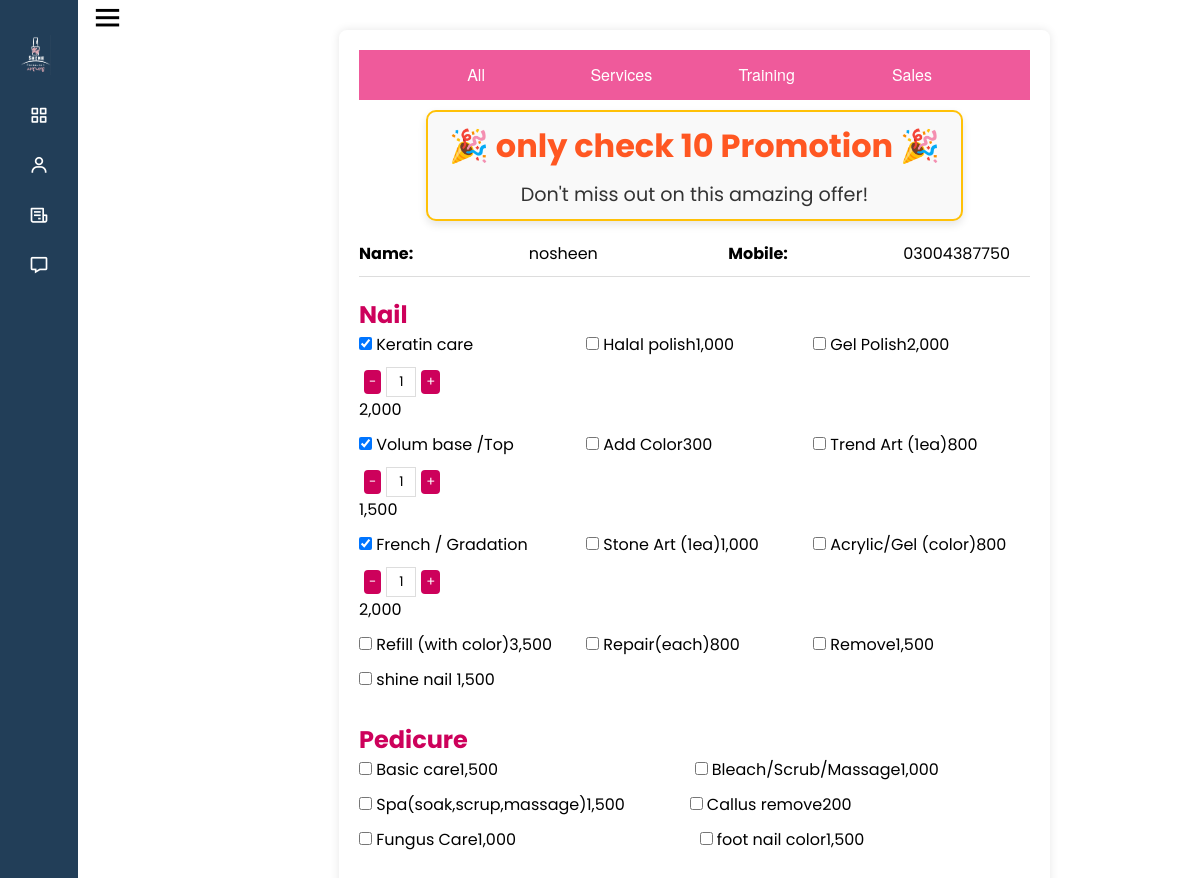
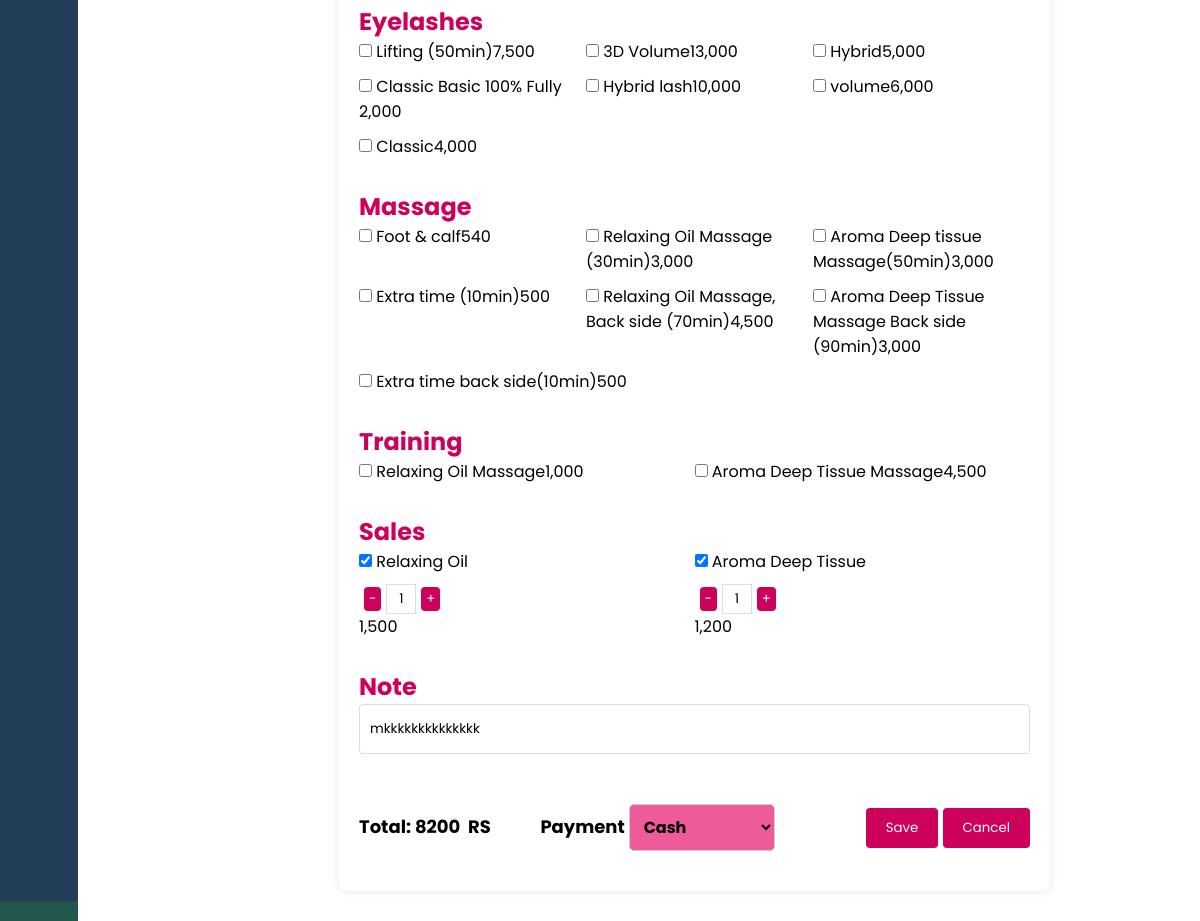
Page /order_modify.php?o_no=107&totalAmount=8200 on the committed database (2 pictures, top to bottom).
### tables this page shows
CREATE TABLE IF NOT EXISTS `promotion` (
  `p_no` int(11) NOT NULL AUTO_INCREMENT,
  `p_name` varchar(30) NOT NULL,
  `p_s_date` date NOT NULL,
  `p_e_date` date NOT NULL,
  `p_s_items` int(11) DEFAULT NULL,
  `p_rate_price` varchar(5) NOT NULL,
  `status` int(11) DEFAULT NULL,
  PRIMARY KEY (`p_no`)
);

CREATE TABLE IF NOT EXISTS `customer` (
  `c_no` int(11) NOT NULL AUTO_INCREMENT,
  `c_name` varchar(30) NOT NULL,
  `c_mobile` varchar(11) NOT NULL,
  `c_birthday` date NOT NULL,
  `c_note` text NOT NULL,
  `c_cat` varchar(15) NOT NULL,
  `c_reg_date` date DEFAULT NULL,
  `c_is_del` varchar(15) DEFAULT NULL,
  `c_del_by` varchar(255) DEFAULT NULL,
  `c_del_time` timestamp NULL DEFAULT NULL,
  PRIMARY KEY (`c_no`)
);

CREATE TABLE IF NOT EXISTS `service_item` (
  `si_no` int(11) NOT NULL AUTO_INCREMENT,
  `si_cat` varchar(255) DEFAULT NULL,
  `si_service_name` varchar(50) NOT NULL,
  `si_price` int(11) NOT NULL,
  `si_promotion_price` int(11) DEFAULT NULL,
  `si_image1` varchar(255) DEFAULT NULL,
  `si_image2` varchar(255) DEFAULT NULL,
  `si_image3` varchar(255) DEFAULT NULL,
  `si_ext1` varchar(255) DEFAULT NULL,
  `si_ext2` varchar(255) DEFAULT NULL,
  `si_ext3` varchar(255) DEFAULT NULL,
  `si_description` text NOT NULL,
  `si_show` tinyint(1) DEFAULT '0',
  PRIMARY KEY (`si_no`)
);

CREATE TABLE IF NOT EXISTS `orderservice` (
  `s_no` int(11) NOT NULL AUTO_INCREMENT,
  `s_o_no` int(11) NOT NULL,
  `s_order_no` int(11) NOT NULL,
  `s_cat` varchar(1) DEFAULT NULL,
  `s_si_no` int(11) DEFAULT NULL,
  `s_qty` int(11) DEFAULT NULL,
  `s_price` int(11) DEFAULT NULL,
  PRIMARY KEY (`s_no`)
);

CREATE TABLE IF NOT EXISTS `order` (
  `o_no` int(11) NOT NULL AUTO_INCREMENT,
  `o_c_no` int(11) NOT NULL,
  `o_date` date NOT NULL,
  `o_memo` text NOT NULL,
  `o_amount` decimal(10,0) DEFAULT NULL,
  `o_service_count` int(11) DEFAULT NULL,
  `o_pymt_method` varchar(15) DEFAULT NULL,
  `o_pro_no` int(11) DEFAULT NULL,
  PRIMARY KEY (`o_no`)
);

CREATE TABLE IF NOT EXISTS `currency` (
  `ss_no` int(11) NOT NULL AUTO_INCREMENT,
  `ss_currency` varchar(3) NOT NULL,
  PRIMARY KEY (`ss_no`)
);

### order_modify.php (the view, shortened to what this page needs)
<?php
include 'common.php';
$totalAmount = 0;
$o_no = $_GET['o_no'] ?? '';
$sql = "SELECT c.c_name, c.c_mobile, o.o_date, o.o_amount, o.o_memo, o_pro_no, o_pymt_method FROM `customer` c
        JOIN `order` o ON c.c_no = o.o_c_no
        WHERE o.o_no = ?";
$stmt = $conn->prepare($sql);
$stmt->bind_param("s", $o_no);
$stmt->execute();
$result = $stmt->get_result();
$customer = $result->fetch_assoc();
$pro_no = $customer['o_pro_no'];
$name = $customer['c_name'];
$mobile = $customer['c_mobile'];
$memo = $customer['o_memo'];
$method = $customer['o_pymt_method'];
$sql = "SELECT os.s_cat, os.s_si_no, os.s_price, os.s_qty, si.si_no, si.si_service_name, si.si_cat
        FROM `orderservice` os
        JOIN `service_item` si ON os.s_si_no = si.si_no
        WHERE os.s_o_no = ?";
$stmt = $conn->prepare($sql);
$stmt->bind_param("i", $o_no);
$stmt->execute();
$result = $stmt->get_result();
$selectedServices = [];
if ($result->num_rows > 0) {
    while ($row = $result->fetch_assoc()) {
        $selectedServices[$row['si_no']] = $row;
        $totalAmount += $row['s_price'] * $row['s_qty'];
    }
}
$sql1 = "SELECT p_no, p_name, p_rate_price FROM promotion WHERE p_no = '".$pro_no."'";
$result1 = $conn->query($sql1);
if (!$result1) {
    echo "Error in query: " . $conn->error;
    $promotionRow = null;
} else {
    $promotionRow = $result1->fetch_assoc() ?: null;
}
$sql2 = "SELECT si_no, si.si_cat, si.si_service_name, si.si_price, si.si_promotion_price, si.si_image1,
                si.si_image2, si.si_image3, si.si_description
                FROM service_item AS si
                LEFT JOIN pro_service ps ON ps.pro_si_no = si.si_no AND ps.pro_p_no = " . ($promotionRow['p_no'] ?? 0);
$result2 = $conn->query($sql2);
if (!$result2) {
    echo "Error in query: " . $conn->error;
    $services = [];
} else {
    $services = $result2->fetch_all(MYSQLI_ASSOC);
}
$sql = "SELECT ss_currency FROM currency WHERE ss_no = 1";
$result = mysqli_query($conn, $sql);
$currency = 'RS';
if ($row = mysqli_fetch_assoc($result)) {
    $currency = $row['ss_currency'];
}
?>
<!DOCTYPE html>
<html lang="en">
<head>
    <link rel="stylesheet" type="text/css" href="./css/order_add.css">
</head>
<body>
<?php include "side_bar.php"; ?><br>
<div class="container">
    <ul class="menu" id="menu">
        <li class="menuli"><a href="#" onclick="showSection('all')">All</a></li>
        <li class="menuli"><a href="#" onclick="showSection('services')">Services</a></li>
        <li class="menuli"><a href="#" onclick="showSection('training')">Training</a></li>
        <li class="menuli"><a href="#" onclick="showSection('sales')">Sales</a></li>
    </ul>
    <?php if($promotionRow && !empty($promotionRow['p_name'])) { ?>
    <div class="promotion">
        <h2>🎉 <?php echo htmlspecialchars($promotionRow['p_name']); ?> <?php echo htmlspecialchars($promotionRow['p_rate_price']); ?> Promotion 🎉</h2>
        <p>Don't miss out on this amazing offer!</p>
    </div>
    <?php } ?>
    <div class="header">
        <div class="contact-info">
            <span class="label">Name:</span> <span class="info"><?php echo htmlspecialchars($name); ?></span>
            <span class="label">Mobile:</span> <span class="info"><?php echo htmlspecialchars($mobile); ?></span>
        </div>
    </div>
    <?php
    $categories = [
        'N' => 'Nail',
        'P' => 'Pedicure',
        'E' => 'Eyelashes',
        'M' => 'Massage',
        'T' => 'Training',
        'S' => 'Sales'
    ];
    foreach ($categories as $cat => $cat_name) {
        echo "<div class='topic-container' id='{$cat}-section'>";
        echo "<h2>$cat_name</h2>";
        echo "<div class='nail-services'>";
        foreach ($services as $service) {
            if ($service['si_cat'] == $cat) {
                $service_id = htmlspecialchars($service['si_no']);
                $service_name = htmlspecialchars($service['si_service_name']);
                $price_origin = htmlspecialchars($service['si_price']);
                $price = $service['si_promotion_price'] && $service['si_promotion_price'] != $service['si_price']
                    ? htmlspecialchars($service['si_promotion_price'])
                    : $price_origin;
                $images = implode(',', array_filter([$service['si_image1'], $service['si_image2'], $service['si_image3']]));
                $description = htmlspecialchars($service['si_description']);
                $checked = isset($selectedServices[$service_id]) ? 'checked' : '';
                $quantity = isset($selectedServices[$service_id]) ? $selectedServices[$service_id]['s_qty'] : 1;
                echo "<div class='service' data-category='$cat' data-price='$price' data-images='$images' data-description='$description'>";
                echo "<input type='checkbox' class='service-checkbox' name='services[]' value='$service_id' $checked> $service_name";
                echo "<div class='quantity-control' style='display: " . ($checked ? 'flex' : 'none') . ";'>";
                echo "<button class='decrement'>-</button>";
                echo "<input type='text' value='$quantity' class='quantity' name='quantities[$service_name]'>";
                echo "<button class='increment'>+</button>";
                echo "</div>";
                echo "<span>" . number_format($price) . "</span>";
                echo "</div>";
            }
        }
        echo "</div>";
        echo "</div>";
    }
    ?>
    <div class="section">
        <h2>Note</h2>
        <input type="text" placeholder="Type here..." id="note" name="note" value="<?php echo htmlspecialchars($memo); ?>" style="padding: 10px; border: 1px solid #ddd; border-radius: 4px; width:100%; height:50px;">
    </div>
    <br><br>
    <form method="post" action="update_order.php">
        <div class="footer">
            <div class="total">
                Total: <span id="total-amount" ><?php echo htmlspecialchars($totalAmount); ?></span>  &nbsp;<?= htmlspecialchars($currency) ?>
                <span>Payment</span>
                <select id="payment-method" name="payment-method">
                <option value="cash" <?php echo $method == 'cash' ? 'selected' : ''; ?>>Cash</option>
            </select>
            </div>
            <div class="buttons">
                <button type="submit" class="submit">Save</button>
                <button type="button" class="cancel" onclick="window.location.href='./order_main.php'">Cancel</button>
            </div>
        </div>
    </form>
</body>
</html>

### css/order_add.css (style rules this page uses)
.container { width: 1024px; margin: 30px; margin-left:280px; background-color: #fff; padding: 20px; box-shadow: 0 0 10px rgba(0, 0, 0, 0.1); border-radius: 8px; }
h1, h2 { color: #cd015b; }
.header, .footer { margin-bottom: 20px; }
.header .contact-info { display: flex; justify-content: space-between; padding: 10px 0; border-bottom: 1px solid #ddd; }
.header .contact-info .label { font-weight: bold; margin-right: 5px; }
.header .contact-info .info { margin-right: 20px; }
ul.menu { list-style-type: none; margin: 0; padding: 0; text-align: center; background-color: #cd015b; overflow: hidden; }
ul.menu li { display: inline-block; margin-right: 1px; }
.topic-container { margin-bottom: 20px; }
.nail-services { display: flex; flex-wrap: wrap; }
.nail-services .service { flex: 1 0 30%; margin-right: 10px; margin-bottom: 10px; cursor: pointer; }
.nail-services .service:nth-child(3n) { margin-right: 0; }
.quantity-control { display: none; align-items: center; margin-top: 10px; }
.quantity-control button { background-color: #cd015b;; color: #fff; border: none; padding: 2px 5px; cursor: pointer; border-radius: 4px; margin: 0 5px; float: left; }
.quantity-control input { width: 30px; text-align: center; border: 1px solid #ddd; padding: 4px; }
.footer { display: flex; justify-content: space-between; align-items: center; }
.footer .total { font-size: 18px; font-weight: bold; }
.footer .buttons button { background-color: #cd015b; color: #fff; border: none; padding: 10px 20px; cursor: pointer; border-radius: 4px; }
.footer .buttons button.cancel { background-color: #cd015b; }
ul.menu { list-style-type: none; margin: 0; padding: 0; text-align: center; background-color: #ef5a9b; overflow: hidden; }
ul.menu li a { display: block; min-width: 140px; height: 50px; text-align: center; line-height: 50px; font-family: "Helvetica Neue", Helvetica, Arial, sans-serif; color: #fff; background: #ef5a9b; text-decoration: none; transition: background 0.3s; }
@media (min-width: 1025px) { .container { width: 1024px; } }
@media (min-width: 1025px) { ul.menu li a { min-width: 140px; } }
@media (min-width: 1025px) { .nail-services .service { flex: 1 0 30%; } }
@media (min-width: 1025px) { .footer .buttons { gap: 10px; } }
select { max-width: 300px; margin: 0 auto; padding: 10px; border: 1px solid #ccc; border-radius: 5px; background-color: #ef5a9b; font-size: 16px; font-weight: bold; }

### css/side_bar.css (style rules this page uses)
* { margin: 0; padding: 0; box-sizing: border-box; font-family: 'Poppins', sans-serif; }
body { display: flex; margin-right: 10%; }

### order_modify.php (style rules this page uses)
.promotion { background-color: #f9f9f9; border: 2px solid #ffc107; border-radius: 10px; padding: 10px; text-align: center; margin: 10px auto; width: 80%; box-shadow: 0px 4px 8px rgba(0, 0, 0, 0.1); }
.promotion h2 { font-size: 2em; color: #ff5722; margin-bottom: 10px; }
.promotion p { font-size: 1.2em; color: #333; }

### rows in the picture
promotion: p_name "only check", p_rate_price "10"
customer: c_name "nosheen", c_mobile "03004387750", note "mkkkkkkkkkkkkkk"
service_item: si_service_name "Keratin care", si_no.s_qty "1", price "2,000"
service_item: si_service_name "Halal polish", price "1,000"
service_item: si_service_name "Gel Polish", price "2,000"
service_item: si_service_name "Volum base /Top", si_no.s_qty "1", price "1,500"
service_item: si_service_name "Add Color", si_promotion_price "300"
service_item: si_service_name "Trend Art (1ea)", si_price "800"
service_item: si_service_name "French / Gradation", si_no.s_qty "1", price "2,000"
service_item: si_service_name "Stone Art (1ea)", price "1,000"
service_item: si_service_name "Acrylic/Gel (color)", si_price "800"
service_item: si_service_name "Refill (with color)", price "3,500"
service_item: si_service_name "Repair(each)", si_price "800"
service_item: si_service_name "Remove", price "1,500"
service_item: si_service_name "shine nail", price "1,500"
service_item: si_service_name "Basic care", price "1,500"
service_item: si_service_name "Bleach/Scrub/Massage", price "1,000"
service_item: si_service_name "Spa(soak,scrup,massage)", price "1,500"
service_item: si_service_name "Callus remove", si_price "200"
service_item: si_service_name "Fungus Care", price "1,000"
service_item: si_service_name "foot nail color", price "1,500"
service_item: si_service_name "Lifting (50min)", price "7,500"
service_item: si_service_name "3D Volume", price "13,000"
service_item: si_service_name "Hybrid", price "5,000"
service_item: si_service_name "Classic Basic 100% Fully", price "2,000"
service_item: si_service_name "Hybrid lash", price "10,000"
service_item: si_service_name "volume", price "6,000"
service_item: si_service_name "Classic", price "4,000"
service_item: si_service_name "Foot & calf", si_price "540"
service_item: si_service_name "Relaxing Oil Massage (30min)", price "3,000"
service_item: si_service_name "Aroma Deep tissue Massage(50min)", price "3,000"
service_item: si_service_name "Extra time (10min)", si_price "500"
service_item: si_service_name "Relaxing Oil Massage, Back side (70min)", price "4,500"
service_item: si_service_name "Aroma Deep Tissue Massage Back side (90min)", price "3,000"
service_item: si_service_name "Extra time back side(10min)", si_price "500"
service_item: si_service_name "Relaxing Oil Massage", price "1,000"
service_item: si_service_name "Aroma Deep Tissue Massage", price "4,500"
service_item: si_service_name "Relaxing Oil", si_no.s_qty "1", price "1,500"
service_item: si_service_name "Aroma Deep Tissue", si_no.s_qty "1", price "1,200"
currency: ss_currency "RS"
order: payment-method "Cash"

### other values in the picture
$cat_name "Nail"
$cat_name "Pedicure"
$cat_name "Eyelashes"
$cat_name "Massage"
$cat_name "Training"
$cat_name "Sales"
$totalAmount "8200"
